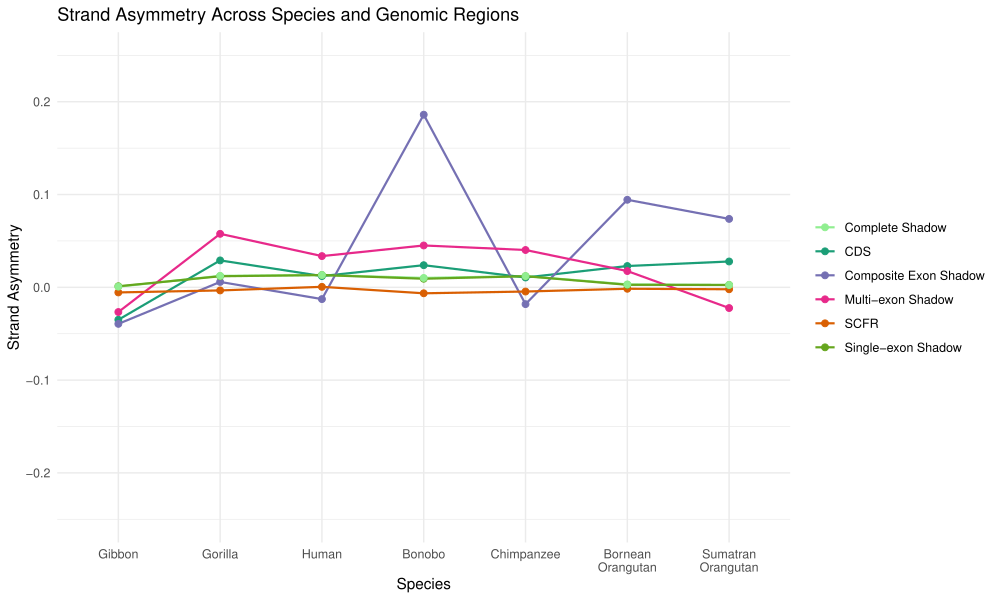

Write the R code that produced this figure.
# Clear workspace
rm(list = ls())

# Load required libraries
library(ggplot2)
library(tidyr)
library(dplyr)
library(stringr)

# ---- Read data ----
df <- read.csv(
  "C:\\Users\\admin\\Documents\\internship\\strand_asymmetry_gregions\\intermediate_asymmetry_final_data.csv",
  stringsAsFactors = FALSE, 
  row.names = 1
)

# Wrap species labels
df$species <- str_wrap(df$species, width = 10)

# ---- Convert to long format ----
df_long <- df %>%
  pivot_longer(
    cols = -species,
    names_to = "region",
    values_to = "strand_asymmetry"
  )

# Ensure numeric
df_long$strand_asymmetry <- as.numeric(df_long$strand_asymmetry)

# Preserve species order
df_long$species <- factor(df_long$species, levels = unique(df$species))

regions_to_plot <- c(
  "cds_strand_asymmetry",
  "scfr_strandcount_asymmetry",
  "all_species_shadow_asymmetry",
  "single_exon_strand_asymmetry",
  "multi_exon_strand_asymmetry",
  "comp_exon_strand_asymmetry"
)

df_long_sub <- df_long %>%
  filter(region %in% regions_to_plot)

# ---- Plot ----
plot <- ggplot(
  df_long_sub,
  aes(
    x = species,
    y = strand_asymmetry,
    color = region,
    group = region
  )
) +
  geom_line(size = 0.75) +
  geom_point(size = 2) +
  scale_y_continuous(limits = c(-0.25, 0.25)) +
  scale_color_manual(
    values = c(
      cds_strand_asymmetry = "#1b9e77",
      scfr_strandcount_asymmetry = "#d95f02",
      comp_exon_strand_asymmetry = "#7570b3",
      multi_exon_strand_asymmetry = "#e7298a",
      single_exon_strand_asymmetry = "#66a61e",
      all_species_shadow_asymmetry = "lightgreen"
    ),
    labels = c(
      cds_strand_asymmetry = "CDS",
      scfr_strandcount_asymmetry = "SCFR",
      comp_exon_strand_asymmetry = "Composite Exon Shadow",
      multi_exon_strand_asymmetry = "Multi-exon Shadow",
      single_exon_strand_asymmetry = "Single-exon Shadow",
      all_species_shadow_asymmetry = "Complete Shadow"
    )
  ) +
  theme_minimal() +
  theme(
    legend.title = element_blank(),
    axis.text.x = element_text(hjust = 0.5)
  ) +
  labs(
    title = "Strand Asymmetry Across Species and Genomic Regions",
    x = "Species",
    y = "Strand Asymmetry"
  )

plot

ggsave("C:\\Users\\admin\\Documents\\internship\\strand_asymmetry_gregions\\strand_asymmetry_plot.pdf", width=10, height=6, dpi=300)
